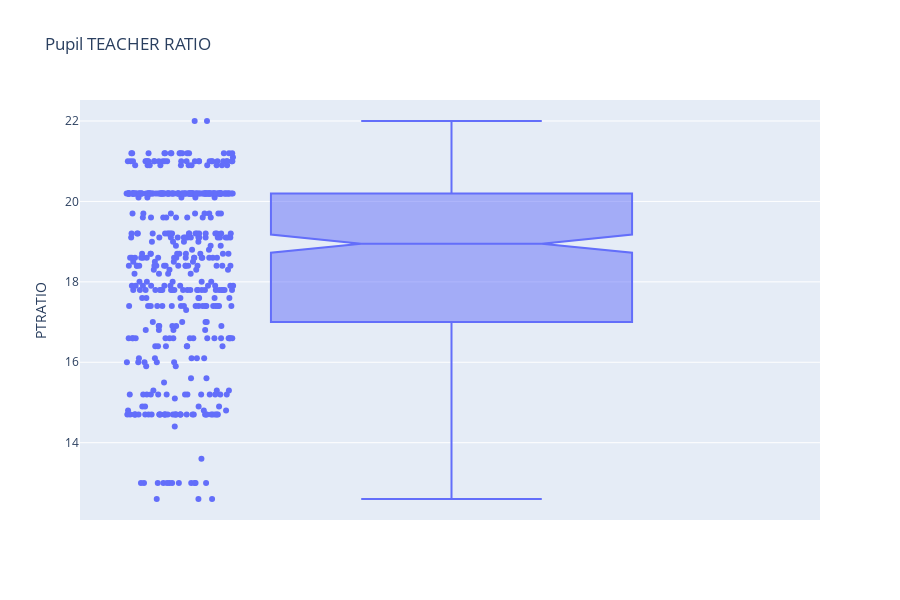

Notebook code for this chart:
### Code cell
##Boxplot showing the distrbution of the PTRATIO
fig = px.box(df, y="PTRATIO", points="all",
             notched=True, # used notched shape
             title="Pupil TEACHER RATIO" )




fig.show()

### Figure 1 — Plotly figure (JSON) as saved in the notebook; plotly's stock layout.template omitted (floating-point values rounded to 4 significant figures; data arrays with more than 128 entries replaced by an {"elided": "..."} marker saying what was removed)
{"data": [{"alignmentgroup": "True", "boxpoints": "all", "hoverlabel": {"namelength": 0}, "hovertemplate": "PTRATIO=%{y}", "legendgroup": "", "marker": {"color": "#636efa"}, "name": "", "notched": true, "offsetgroup": "", "orientation": "v", "showlegend": false, "type": "box", "x0": " ", "xaxis": "x", "y": {"elided": "498 float values"}, "y0": " ", "yaxis": "y"}], "layout": {"boxmode": "group", "height": 600, "legend": {"tracegroupgap": 0}, "title": {"text": "Pupil TEACHER RATIO"}, "xaxis": {"anchor": "y", "domain": [0, 1]}, "yaxis": {"anchor": "x", "domain": [0, 1], "title": {"text": "PTRATIO"}}}}
